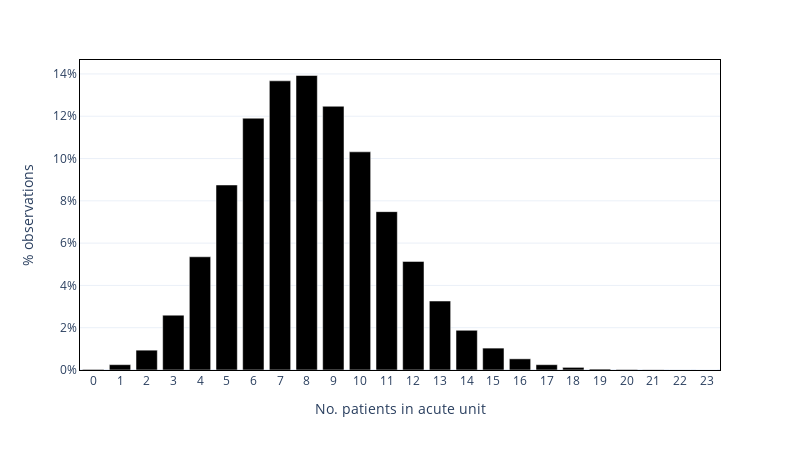
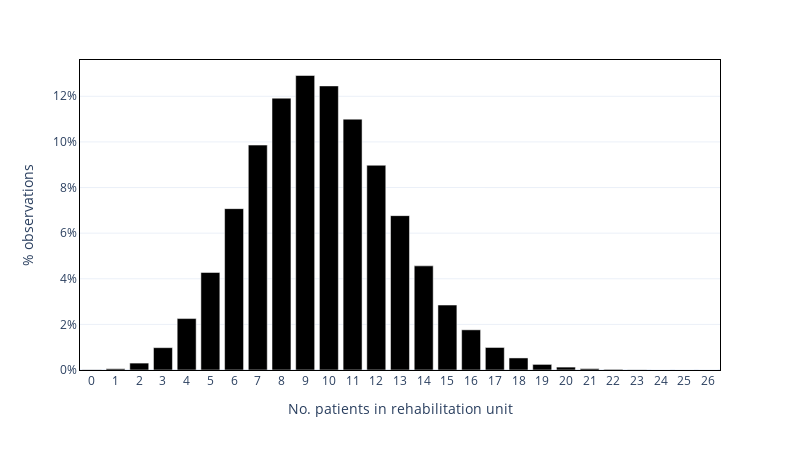

The code cell stored with these charts, in order, in its notebook:
### Markdown cell above
**Generate plots...**

(the article just includes a plot for the acute stroke unit).

### Code cell
# Acute stroke unit
plot_occupancy_freq(base_overall["asu"], unit="asu",
                    file="figure1_asu.png")

# Rehabilitation unit
plot_occupancy_freq(base_overall["rehab"], unit="rehab",
                    file="figure1_rehab.png")

### Figure 1 — Plotly figure (JSON) as saved in the notebook; plotly's stock layout.template omitted (floating-point values rounded to 4 significant figures)
{"data": [{"hovertemplate": "beds=%{x}<br>pct=%{y}<extra></extra>", "legendgroup": "", "marker": {"color": "black", "pattern": {"shape": ""}}, "name": "", "orientation": "v", "showlegend": false, "textposition": "auto", "type": "bar", "x": [0, 1, 2, 3, 4, 5, 6, 7, 8, 9, 10, 11, 12, 13, 14, 15, 16, 17, 18, 19, 20, 21, 22, 23], "xaxis": "x", "y": [0.0002959, 0.002524, 0.009381, 0.02594, 0.05354, 0.08749, 0.1191, 0.1367, 0.1393, 0.1247, 0.1032, 0.07489, 0.05135, 0.03261, 0.01879, 0.01036, 0.005282, 0.002517, 0.001246, 0.0004566, 0.0002484, 9.498e-05, 1.826e-05, 1.461e-05], "yaxis": "y"}], "layout": {"barmode": "relative", "height": 450, "legend": {"tracegroupgap": 0}, "margin": {"t": 60}, "width": 800, "xaxis": {"anchor": "y", "domain": [0.0, 1.0], "dtick": 1, "linecolor": "black", "mirror": true, "title": {"text": "No. patients in acute unit"}}, "yaxis": {"anchor": "x", "domain": [0.0, 1.0], "linecolor": "black", "mirror": true, "tickformat": ",.0%", "title": {"text": "% observations"}}}}

### Figure 2 — Plotly figure (JSON) as saved in the notebook; plotly's stock layout.template omitted (floating-point values rounded to 4 significant figures)
{"data": [{"hovertemplate": "beds=%{x}<br>pct=%{y}<extra></extra>", "legendgroup": "", "marker": {"color": "black", "pattern": {"shape": ""}}, "name": "", "orientation": "v", "showlegend": false, "textposition": "auto", "type": "bar", "x": [0, 1, 2, 3, 4, 5, 6, 7, 8, 9, 10, 11, 12, 13, 14, 15, 16, 17, 18, 19, 20, 21, 22, 23, 24, 25, 26], "xaxis": "x", "y": [0.0001023, 0.0005553, 0.003028, 0.00979, 0.02255, 0.04276, 0.07074, 0.0986, 0.1192, 0.1291, 0.1245, 0.11, 0.08976, 0.06767, 0.04565, 0.02847, 0.01761, 0.009878, 0.005282, 0.002455, 0.001271, 0.0006027, 0.0002849, 8.037e-05, 1.096e-05, 7.306e-06, 3.653e-06], "yaxis": "y"}], "layout": {"barmode": "relative", "height": 450, "legend": {"tracegroupgap": 0}, "margin": {"t": 60}, "width": 800, "xaxis": {"anchor": "y", "domain": [0.0, 1.0], "dtick": 1, "linecolor": "black", "mirror": true, "title": {"text": "No. patients in rehabilitation unit"}}, "yaxis": {"anchor": "x", "domain": [0.0, 1.0], "linecolor": "black", "mirror": true, "tickformat": ",.0%", "title": {"text": "% observations"}}}}
